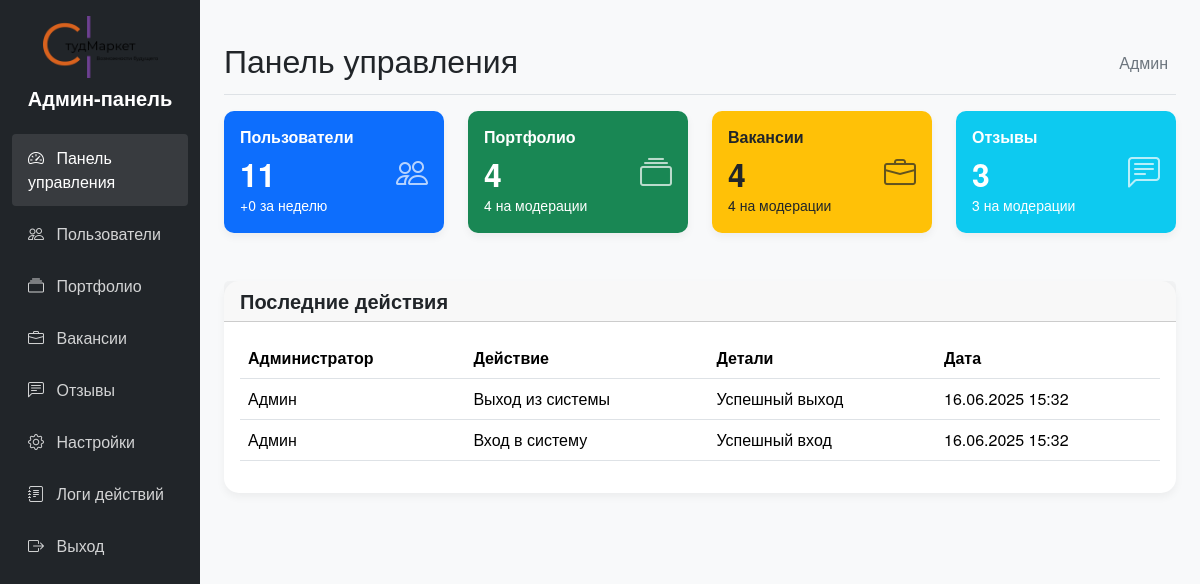
Page /admin.php (signed in) on the earlier database version.
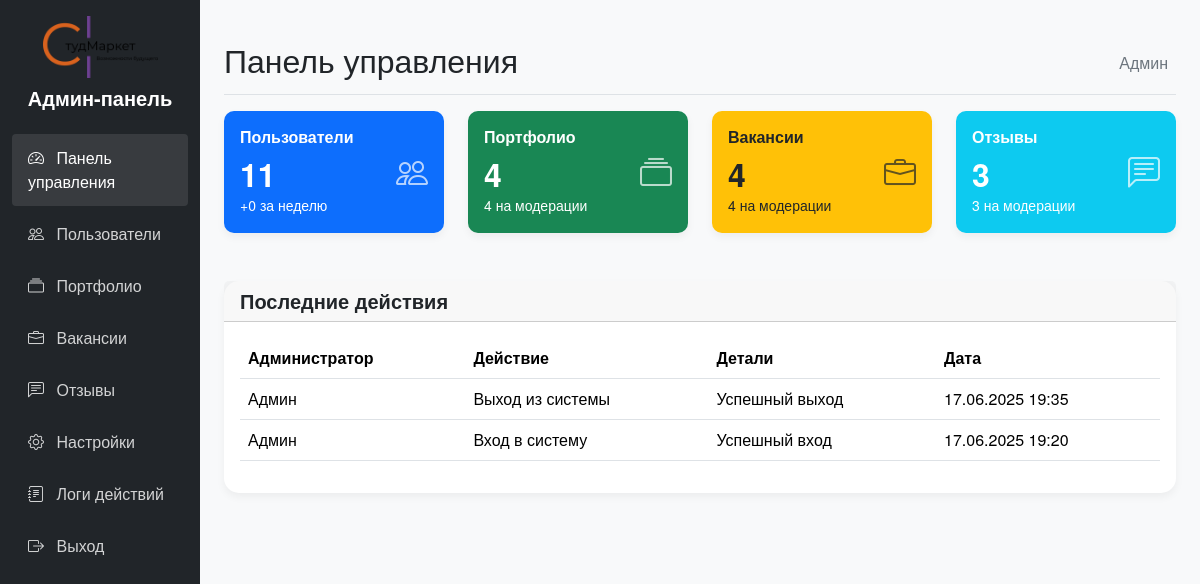
Same page on the later database version.
### tables this page shows
CREATE TABLE `admin_actions` (
  `id` int(11) NOT NULL,
  `admin_id` int(11) NOT NULL,
  `action` varchar(255) NOT NULL,
  `details` text,
  `ip_address` varchar(45) NOT NULL,
  `created_at` timestamp NOT NULL DEFAULT CURRENT_TIMESTAMP
);

### admin.php (the view, shortened to what the changed rows need)
<?php
require_once("config/link.php");
$users_count = $conn->query("SELECT COUNT(*) FROM `users`")->fetch_row()[0];
$portfolio_count = $conn->query("SELECT COUNT(*) FROM `portfolio`")->fetch_row()[0];
$vacancies_count = $conn->query("SELECT COUNT(*) FROM `vacancies`")->fetch_row()[0];
$reviews_count = $conn->query("SELECT COUNT(*) FROM `reviews`")->fetch_row()[0];
$actions = $conn->query("SELECT a.*, ad.name FROM admin_actions a JOIN admins ad ON a.admin_id = ad.id ORDER BY a.created_at DESC LIMIT 10");
?>
<!DOCTYPE html>
<html lang="ru">
<head>
    <link rel="stylesheet" href="../css/bootstrap.min.css">
    <link rel="stylesheet" href="https://cdn.jsdelivr.net/npm/bootstrap-icons@1.11.1/font/bootstrap-icons.css">
    <link rel="stylesheet" href="../style.css">
    <link rel="stylesheet" href="files_admin/style_admin.css">
</head>
<body class="d-flex flex-column min-vh-100">
<div class="flex-grow-1">
    <div class="container-fluid">
        <div class="row">
            <main class="col-md-9 ms-sm-auto col-lg-10 px-md-4 py-4">
                <div class="d-flex justify-content-between flex-wrap flex-md-nowrap align-items-center pt-3 pb-2 mb-3 border-bottom">
                    <h1 class="h2">Панель управления</h1>
                </div>
                <div class="row mb-4">
                    <div class="col-md-6 col-lg-3 mb-4">
                        <div class="card bg-primary text-white stat-card">
                            <div class="card-body">
                                <div class="d-flex justify-content-between align-items-center">
                                    <div>
                                        <h2 class="mb-0"><?= $users_count ?></h2>
                                    </div>
                                </div>
                            </div>
                        </div>
                    </div>
                    <div class="col-md-6 col-lg-3 mb-4">
                        <div class="card bg-success text-white stat-card">
                            <div class="card-body">
                                <div class="d-flex justify-content-between align-items-center">
                                    <div>
                                        <h2 class="mb-0"><?= $portfolio_count ?></h2>
                                    </div>
                                </div>
                            </div>
                        </div>
                    </div>
                    <div class="col-md-6 col-lg-3 mb-4">
                        <div class="card bg-warning text-dark stat-card">
                            <div class="card-body">
                                <div class="d-flex justify-content-between align-items-center">
                                    <div>
                                        <h2 class="mb-0"><?= $vacancies_count ?></h2>
                                    </div>
                                </div>
                            </div>
                        </div>
                    </div>
                    <div class="col-md-6 col-lg-3 mb-4">
                        <div class="card bg-info text-white stat-card">
                            <div class="card-body">
                                <div class="d-flex justify-content-between align-items-center">
                                    <div>
                                        <h2 class="mb-0"><?= $reviews_count ?></h2>
                                    </div>
                                </div>
                            </div>
                        </div>
                    </div>
                </div>
                <div class="card mb-4">
                    <div class="card-body">
                        <div class="table-responsive">
                            <table class="table table-hover">
                                <thead>
                                    <tr>
                                        <th>Администратор</th>
                                        <th>Действие</th>
                                        <th>Детали</th>
                                        <th>Дата</th>
                                    </tr>
                                </thead>
                                <tbody>
                                    <?php
                                    while ($action = $actions->fetch_assoc())
                                    {
                                    ?>
                                    <tr>
                                        <td><?= htmlspecialchars($action['name']) ?></td>
                                        <td><?= htmlspecialchars($action['action']) ?></td>
                                        <td><?= htmlspecialchars($action['details']) ?></td>
                                        <td><?= date('d.m.Y H:i', strtotime($action['created_at'])) ?></td>
                                    </tr>
                                    <?php
                                    }
                                    ?>
                                </tbody>
                            </table>
                        </div>
                    </div>
                </div>
            </main>
        </div>
    </div>
</div>
</body>
</html>

Differences in the rows shown:
removed admin_actions: admin.name "Админ", action "Выход из системы", details "Успешный выход", created_at "16.06.2025 15:32"
changed admin_actions: action "Вход в систему" → "Выход из системы"; details "Успешный вход" → "Успешный выход"; created_at "16.06.2025 15:32" → "17.06.2025 19:35"
added admin_actions: admin.name "Админ", action "Вход в систему", details "Успешный вход", created_at "17.06.2025 19:20"
